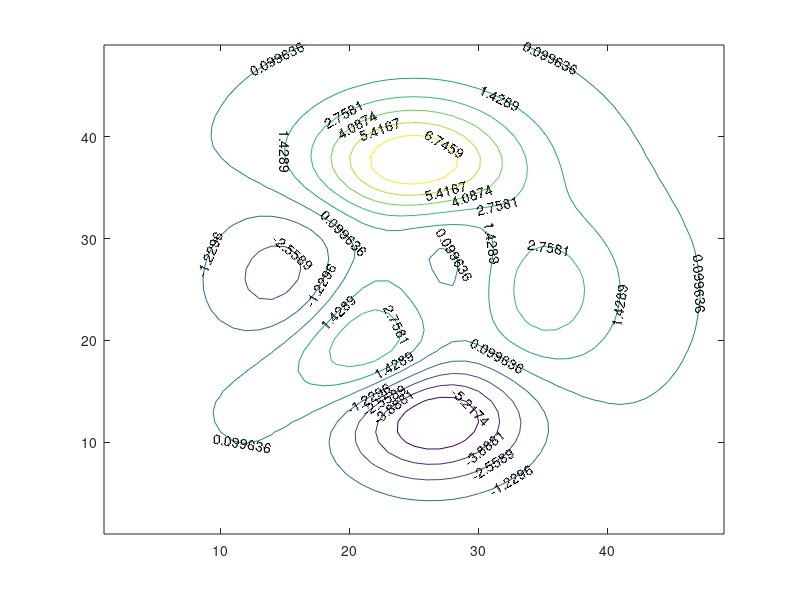
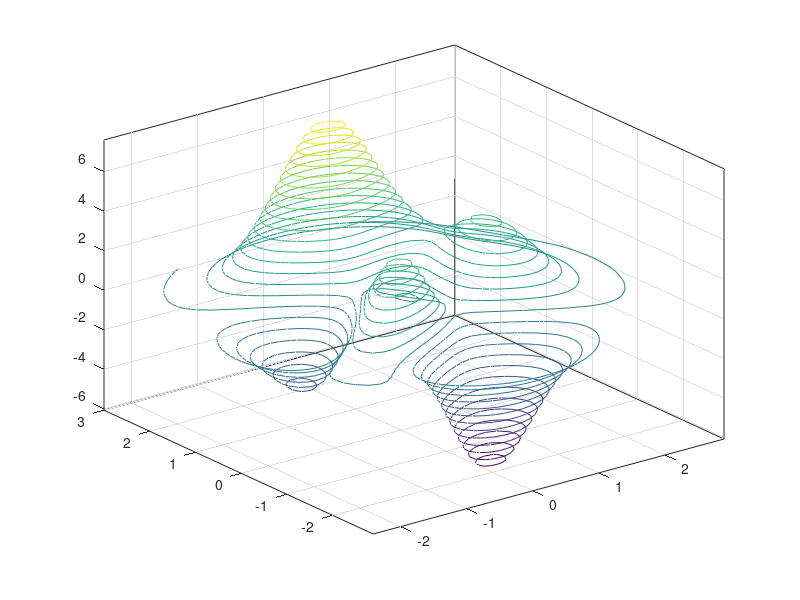

Reproduce these figures in MATLAB, in order.
%% contour
figure;
z = peaks;
[c,handle] = contour(z, 10);
clabel(c, handle);

figure;
[x, y, z] = peaks;
contour3(x, y, z, 30);
axis tight